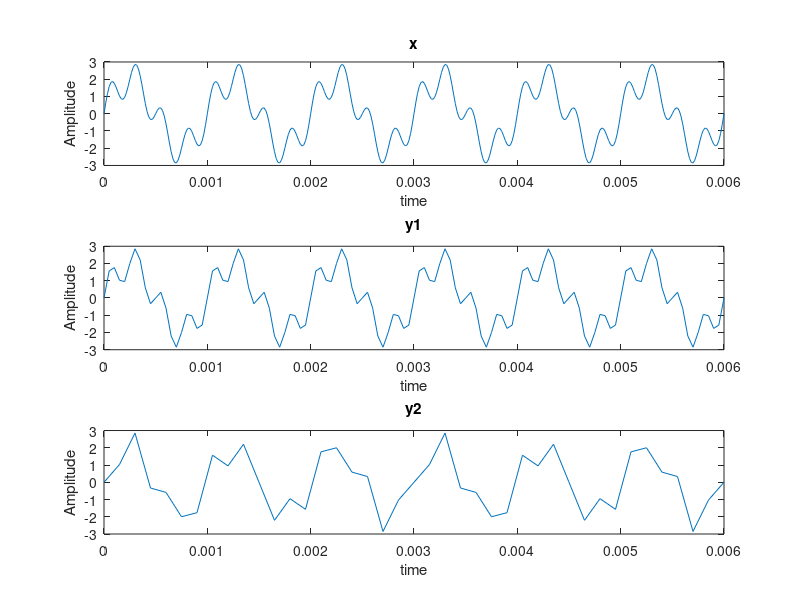
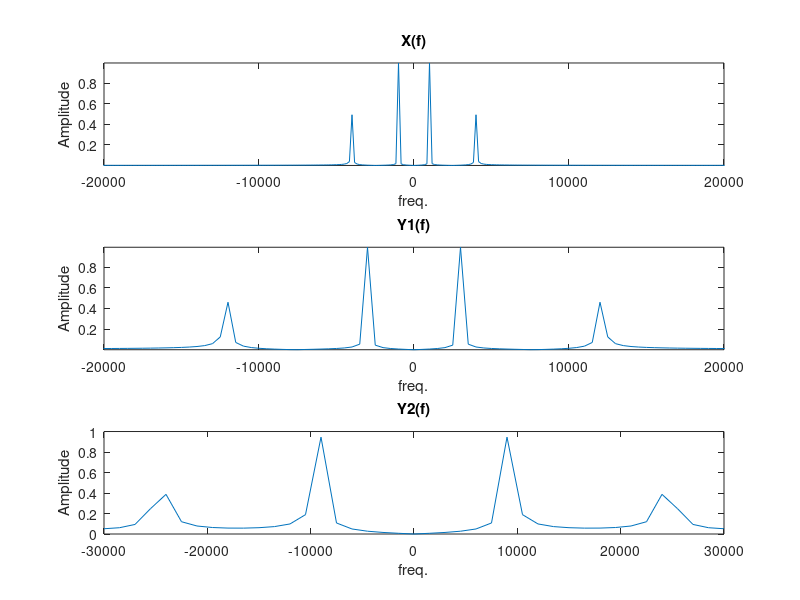
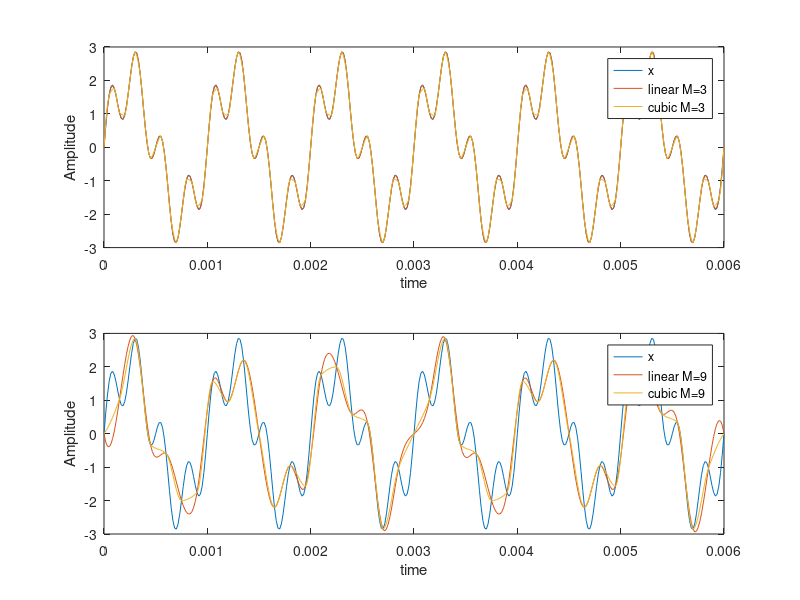

Write the MATLAB code that produced these figures, in order. (Note: this script raises an error after producing the figures.)
close all;
clc;
clear all;

f1 = 1000;
f2=4000;
fs=60000;
n = 0:(1/fs):6*10^-3;
x = 2*sin(2*pi*f1.*n) + sin(2*pi*f2.*n);

y1 = x(1:3:end);
y2 = x(1:9:end);
n1 = n(1:3:end);
n2 = n(1:9:end);

figure(1);
subplot(311);
plot(n, x);
title('x');
xlabel('time');
ylabel('Amplitude');
subplot(312);
plot(n1, y1);
title('y1');
xlabel('time');
ylabel('Amplitude');
subplot(313);
plot(n2, y2);
title('y2');
xlabel('time');
ylabel('Amplitude');

N = length(x);
N1=length(y1);
N2=length(y2);

X = abs(fftshift(fft(x)))/N;
Y1 = abs(fftshift(fft(y1)))/N1;
Y2 = abs(fftshift(fft(y2)))/N2;

fx = linspace(-fs/2, fs/2, N);
fy1 = linspace(-fs/2, fs/2, N1);
fy2 = linspace(-fs/2, fs/2, N2);

figure(2);
subplot(311);
plot(fx, X);
title('X(f)');
xlabel('freq.');
ylabel('Amplitude');
axis([-20000 20000 -inf inf]);
subplot(312);
plot(fy1, Y1);
title('Y1(f)');
xlabel('freq.');
ylabel('Amplitude');
axis([-20000 20000 -inf inf]);
subplot(313);
plot(fy2, Y2);
title('Y2(f)');
xlabel('freq.');
ylabel('Amplitude');

xi1 = interp1(n1, y1, n, 'spline');
xi2 = interp1(n1,y1,n, 'cubic');
xi3 = interp1(n2,y2,n,'spline');
xi4 = interp1(n2,y2,n, 'cubic');

figure(3);
subplot(211);
plot(n, x);
hold on;
plot(n, xi1);
hold on;
plot(n, xi2);
legend('x','linear M=3','cubic M=3');
xlabel('time');
ylabel('Amplitude');
subplot(212);
plot(n, x);
hold on;
plot(n, xi3);
hold on;
plot(n, xi4);
legend('x','linear M=9','cubic M=9');
xlabel('time');
ylabel('Amplitude');


%%
f1=500;
f2=1000;
fs=60000;
t=0:(1/fs):6*10^-3;
x = sin(2*pi*f1.*t) + 0.5*sin(2*pi*f2.*t);
k1=3;%midthread(odd)
k2=5;%midthread(odd)%midrise
xq1 = quantize2_utkuacar(x, k1);
xq2 = quantize2_utkuacar(x, k2);

figure;
subplot(311);
plot(t, x);
hold on;
plot(t, xq1);
legend('x','xq1 k1=3');
xlabel('time');
ylabel('Amplitude');
subplot(312);
plot(t, x);
hold on;
plot(t,xq2);
legend('x','xq2 k2=5');
xlabel('time');
ylabel('Amplitude');
subplot(313);
plot(t, x-xq1);
hold on;
plot(t, x-xq2);
legend('x-xq1 k1=3','x-xq2 k2=5');
xlabel('time');
ylabel('Amplitude');



